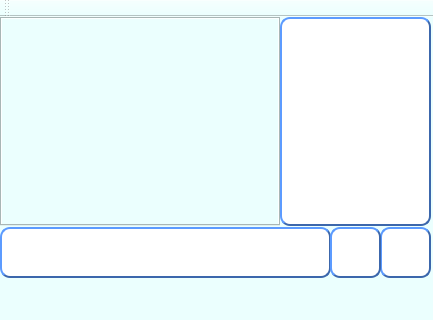
<?xml version="1.0" encoding="UTF-8"?>
<ui version="4.0">
 <class>MyClient</class>
 <widget class="QMainWindow" name="MyClient">
  <property name="geometry">
   <rect>
    <x>0</x>
    <y>0</y>
    <width>433</width>
    <height>320</height>
   </rect>
  </property>
  <property name="sizePolicy">
   <sizepolicy hsizetype="Fixed" vsizetype="Fixed">
    <horstretch>7</horstretch>
    <verstretch>0</verstretch>
   </sizepolicy>
  </property>
  <property name="minimumSize">
   <size>
    <width>433</width>
    <height>320</height>
   </size>
  </property>
  <property name="maximumSize">
   <size>
    <width>433</width>
    <height>320</height>
   </size>
  </property>
  <property name="windowTitle">
   <string>Голубь</string>
  </property>
  <property name="windowIcon">
   <iconset theme="golub" resource="res.qrc">
    <normaloff>:/images/dove2.png</normaloff>:/images/dove2.png</iconset>
  </property>
  <property name="styleSheet">
   <string notr="true">
background-color: rgb(235, 255, 254);</string>
  </property>
  <widget class="QWidget" name="centralWidget">
   <widget class="QPushButton" name="pushButton">
    <property name="geometry">
     <rect>
      <x>330</x>
      <y>210</y>
      <width>51</width>
      <height>51</height>
     </rect>
    </property>
    <property name="sizePolicy">
     <sizepolicy hsizetype="Minimum" vsizetype="Ignored">
      <horstretch>0</horstretch>
      <verstretch>0</verstretch>
     </sizepolicy>
    </property>
    <property name="minimumSize">
     <size>
      <width>30</width>
      <height>30</height>
     </size>
    </property>
    <property name="styleSheet">
     <string notr="true"> border-style: outset;
background-color: rgb(255, 255, 255);
     border-width: 2px;
border-color: rgb(60, 103, 172);
border-radius: 10px;</string>
    </property>
    <property name="text">
     <string/>
    </property>
   </widget>
   <widget class="QPushButton" name="pushButton_2">
    <property name="geometry">
     <rect>
      <x>380</x>
      <y>210</y>
      <width>51</width>
      <height>51</height>
     </rect>
    </property>
    <property name="sizePolicy">
     <sizepolicy hsizetype="Minimum" vsizetype="Ignored">
      <horstretch>0</horstretch>
      <verstretch>0</verstretch>
     </sizepolicy>
    </property>
    <property name="minimumSize">
     <size>
      <width>30</width>
      <height>30</height>
     </size>
    </property>
    <property name="styleSheet">
     <string notr="true"> border-style: outset;
background-color: rgb(255, 255, 255);
     border-width: 2px;
border-color: rgb(60, 103, 172);
border-radius: 10px;</string>
    </property>
    <property name="text">
     <string/>
    </property>
   </widget>
   <widget class="QTabWidget" name="tabWidget">
    <property name="geometry">
     <rect>
      <x>0</x>
      <y>0</y>
      <width>280</width>
      <height>209</height>
     </rect>
    </property>
    <property name="sizePolicy">
     <sizepolicy hsizetype="Ignored" vsizetype="Ignored">
      <horstretch>0</horstretch>
      <verstretch>0</verstretch>
     </sizepolicy>
    </property>
    <property name="styleSheet">
     <string notr="true">
background-color: rgb(255, 255, 255);
 border-style: outset;
     border-width: 2px;
border-color: rgb(60, 103, 172);
border-radius: 10px;
tab :
{
background-color: rgb(188, 247, 255);
}</string>
    </property>
    <property name="currentIndex">
     <number>-1</number>
    </property>
    <property name="tabsClosable">
     <bool>true</bool>
    </property>
   </widget>
   <widget class="QListWidget" name="listWidget">
    <property name="geometry">
     <rect>
      <x>280</x>
      <y>0</y>
      <width>151</width>
      <height>209</height>
     </rect>
    </property>
    <property name="sizePolicy">
     <sizepolicy hsizetype="Fixed" vsizetype="Ignored">
      <horstretch>0</horstretch>
      <verstretch>0</verstretch>
     </sizepolicy>
    </property>
    <property name="minimumSize">
     <size>
      <width>0</width>
      <height>0</height>
     </size>
    </property>
    <property name="maximumSize">
     <size>
      <width>159</width>
      <height>16777215</height>
     </size>
    </property>
    <property name="contextMenuPolicy">
     <enum>Qt::CustomContextMenu</enum>
    </property>
    <property name="styleSheet">
     <string notr="true">	background-color: rgb(255, 255, 255);
 border-style: outset;
     border-width: 2px;
border-color: rgb(60, 103, 172);
border-radius: 10px;
</string>
    </property>
   </widget>
   <widget class="QTextEdit" name="textEdit_2">
    <property name="geometry">
     <rect>
      <x>0</x>
      <y>210</y>
      <width>331</width>
      <height>51</height>
     </rect>
    </property>
    <property name="styleSheet">
     <string notr="true">background-color: rgb(255, 255, 255);
 border-style: outset;
     border-width: 2px;
border-color: rgb(60, 103, 172);
border-radius: 10px;</string>
    </property>
   </widget>
   <zorder>tabWidget</zorder>
   <zorder>listWidget</zorder>
   <zorder>textEdit_2</zorder>
   <zorder>pushButton_2</zorder>
   <zorder>pushButton</zorder>
  </widget>
  <widget class="QMenuBar" name="menuBar">
   <property name="geometry">
    <rect>
     <x>0</x>
     <y>0</y>
     <width>433</width>
     <height>21</height>
    </rect>
   </property>
  </widget>
  <widget class="QToolBar" name="mainToolBar">
   <attribute name="toolBarArea">
    <enum>TopToolBarArea</enum>
   </attribute>
   <attribute name="toolBarBreak">
    <bool>false</bool>
   </attribute>
  </widget>
  <widget class="QStatusBar" name="statusBar"/>
 </widget>
 <layoutdefault spacing="6" margin="11"/>
 <resources>
  <include location="res.qrc"/>
 </resources>
 <connections/>
</ui>
